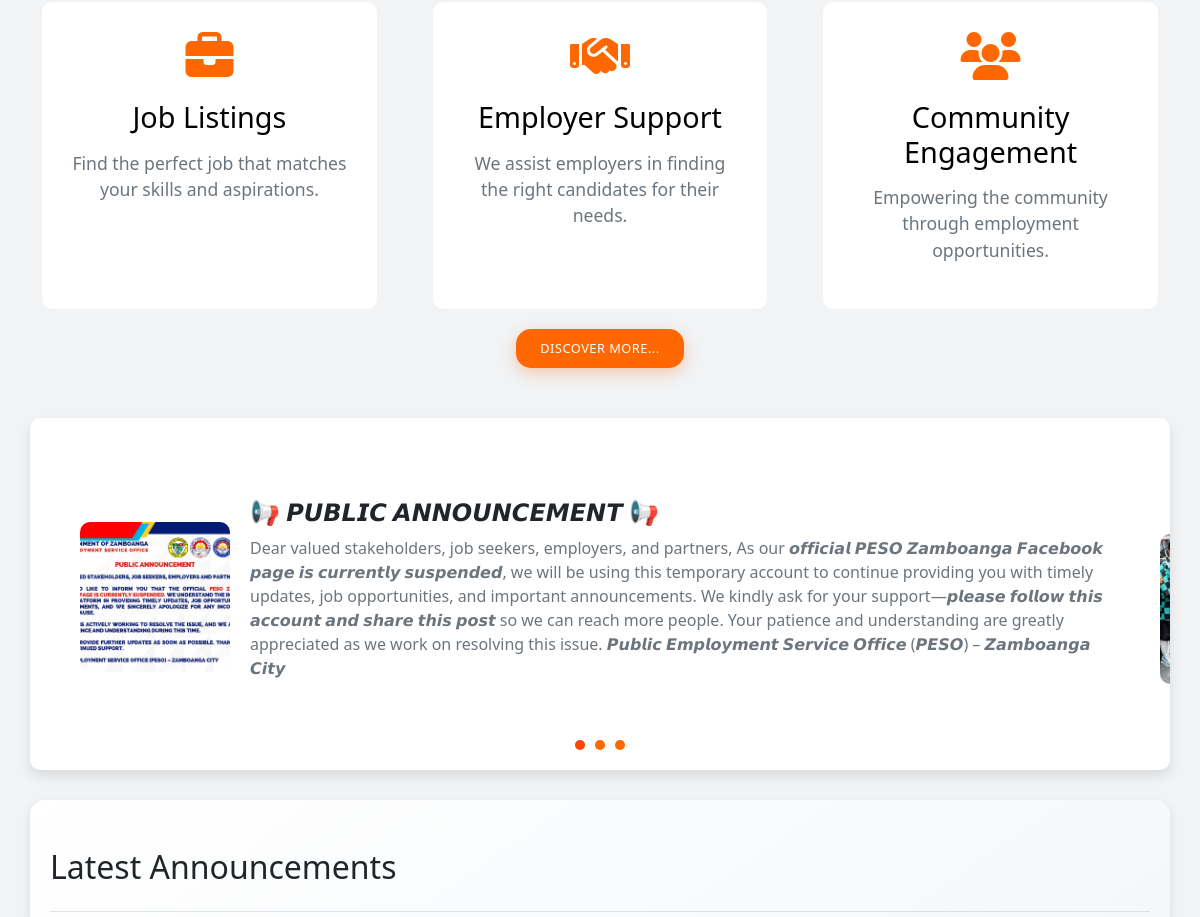
The app's page /pages/index.php (middle part), older data.
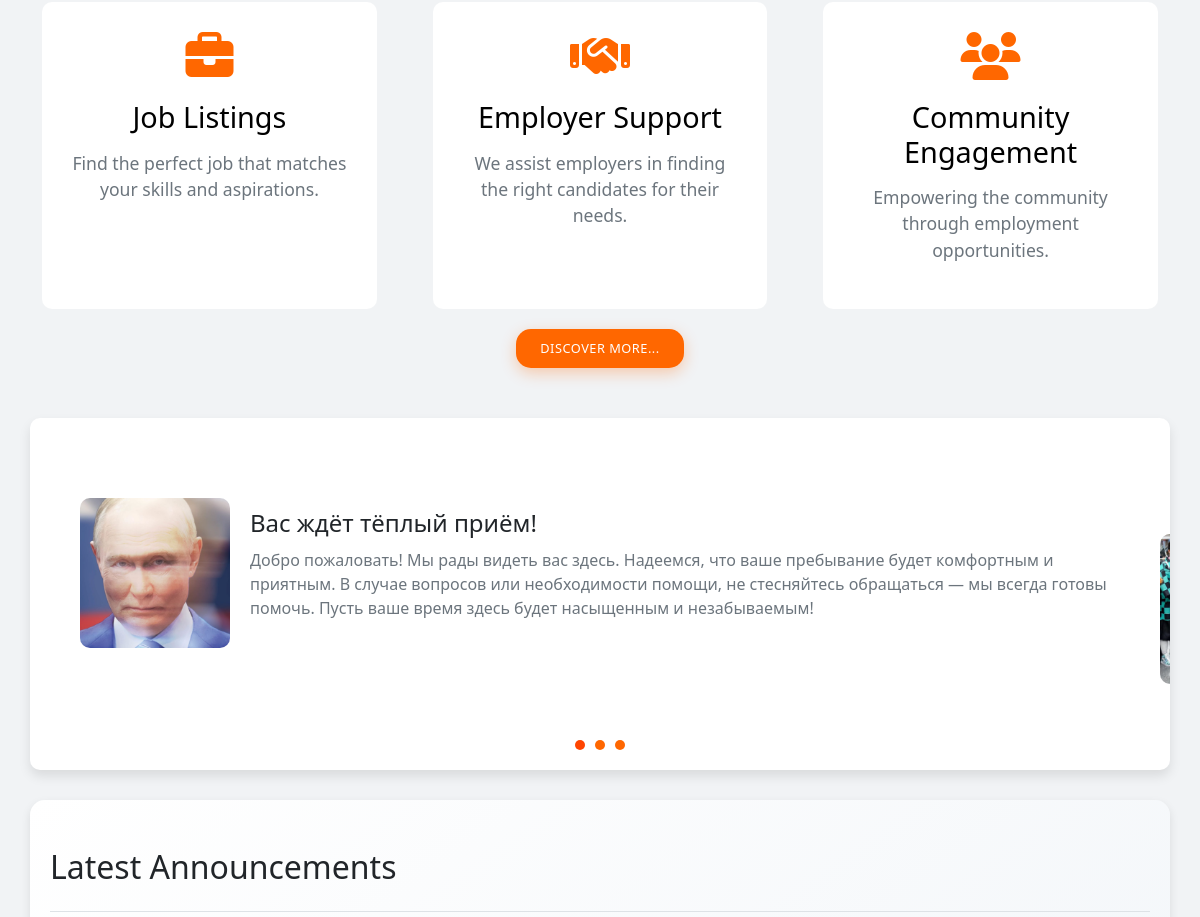
The same page, newer data.
### tables this page shows
CREATE TABLE `ads` (
  `id` int(11) NOT NULL,
  `title` varchar(255) NOT NULL,
  `description` text NOT NULL,
  `image_file` varchar(255) NOT NULL,
  `link_url` varchar(255) NOT NULL,
  `created_at` timestamp NOT NULL DEFAULT current_timestamp()
);

### pages/index.php (the view, shortened to what this page needs)
<?php
include '../includes/header.php';
$query = "SELECT * FROM ads ORDER BY created_at DESC";
$result = mysqli_query($conn, $query);
$ads = [];
while ($row = mysqli_fetch_assoc($result)) {
    $ads[] = $row;
}
?>
<!DOCTYPE html>
<html lang="en">
<head>
    <link rel="stylesheet" href="https://cdnjs.cloudflare.com/ajax/libs/font-awesome/6.0.0-beta3/css/all.min.css">
    <link rel="stylesheet" href="/JOB/assets/index.css">
</head>
<body>
<div  class="container features">
    <div class="feature-card">
        <a href="../pages/browse.php">
            <i class="fas fa-briefcase"></i>
            <h3>Job Listings</h3>
            <p>Find the perfect job that matches your skills and aspirations.</p>
        </a>
    </div>
    <div class="feature-card">
        <a href="../pages/employer_requests.php">
            <i class="fas fa-handshake"></i>
            <h3>Employer Support</h3>
            <p>We assist employers in finding the right candidates for their needs.</p>
        </a>
    </div>
    <div class="feature-card">
        <a href="../admin/announcement.php">
            <i class="fas fa-users"></i>
            <h3>Community Engagement</h3>
            <p>Empowering the community through employment opportunities.</p>
        </a>
    </div>
</div>
<div class="header-content">
        <button class="btn btn-primary" onclick="window.location.href='about.php'">Discover More...</button>
    </div>
<div class="container ads-section">
    <?php if (empty($ads)): ?>
        <div class="no-ads-slider">
        <div class="no-ads-slide">Currently, no ads available. Check back soon.</div>
            <div class="no-ads-slide">Looking for your next career move? Stay tuned for upcoming job listings and opportunities!</div>
            <div class="no-ads-slide">Job seekers, keep an eye out! New job opportunities will be posted soon.</div>
        </div>
    <?php else: ?>
        <div class="ad-slider" id="adSlider">
            <?php foreach ($ads as $ad): ?>
                <div class="ad-card-wrapper" data-ad-id="<?= htmlspecialchars($ad['id']) ?>">
                    <a href="<?= htmlspecialchars($ad['link_url']) ?>" target="_blank" class="ad-card-link">
                        <div class="ad-card">
                            <img
                                src="/JOB/uploads/ads_thumbnail/<?= htmlspecialchars($ad['image_file']) ?>"
                                alt="<?= htmlspecialchars($ad['title']) ?>"
                                onerror="this.onerror=null; this.src='/JOB/uploads/default/PESO.png';"
                            >
                            <div class="ad-card-content">
                                <h4><?= htmlspecialchars($ad['title']) ?></h4>
                                <p><?= htmlspecialchars($ad['description']) ?></p>
                            </div>
                        </div>
                    </a>
                </div>
            <?php endforeach; ?>
        </div>
        <div class="slider-controls" id="sliderControls">
            <?php foreach ($ads as $index => $ad): ?>
                <button data-index="<?= $index ?>" class="<?= $index === 0 ? 'active' : '' ?>"></button>
            <?php endforeach; ?>
        </div>
    <?php endif; ?>
</div>
<div class="container announcement-section py-5">
    <h2 class="pb-4 border-bottom">Latest Announcements</h2>
    <div class="row g-5">
    </div>
</div>
</body>
</html>

Row changes from the older to the newer data that the page shows:
removed ads: image_file (picture), title "📢 𝙋𝙐𝘽𝙇𝙄𝘾 𝘼𝙉𝙉𝙊𝙐𝙉𝘾𝙀𝙈𝙀𝙉𝙏 📢", description "Dear valued stakeholders, job seekers, employers, and partners, As our 𝙤𝙛𝙛𝙞𝙘𝙞𝙖𝙡 𝙋𝙀𝙎𝙊 𝙕𝙖𝙢𝙗𝙤𝙖𝙣𝙜𝙖 𝙁𝙖𝙘𝙚𝙗𝙤𝙤𝙠 𝙥𝙖𝙜𝙚 𝙞𝙨 𝙘𝙪𝙧𝙧𝙚𝙣𝙩𝙡𝙮 𝙨𝙪𝙨𝙥𝙚𝙣𝙙𝙚𝙙, we will be using this temporary account to continue providing you with timely updates, job opportunities, and important announcements. We kindly ask for your support—𝙥𝙡𝙚𝙖𝙨𝙚 𝙛𝙤𝙡𝙡𝙤𝙬 𝙩𝙝𝙞𝙨 𝙖𝙘𝙘𝙤𝙪𝙣𝙩 𝙖𝙣𝙙 𝙨𝙝𝙖𝙧𝙚 𝙩𝙝𝙞𝙨 𝙥𝙤𝙨𝙩 so we can reach more people. Your patience and understanding are greatly appreciated as we work on resolving this issue. 𝙋𝙪𝙗𝙡𝙞𝙘 𝙀𝙢𝙥𝙡𝙤𝙮𝙢𝙚𝙣𝙩 𝙎𝙚𝙧𝙫𝙞𝙘𝙚 𝙊𝙛𝙛𝙞𝙘𝙚 (𝙋𝙀𝙎𝙊) – 𝙕𝙖𝙢𝙗𝙤𝙖𝙣𝙜𝙖 𝘾𝙞𝙩𝙮"
added ads: image_file (picture), title "Вас ждёт тёплый приём!", description "Добро пожаловать! Мы рады видеть вас здесь. Надеемся, что ваше пребывание будет комфортным и приятным. В случае вопросов или необходимости помощи, не стесняйтесь обращаться — мы всегда готовы помочь. Пусть ваше время здесь будет насыщенным и незабываемым!"
